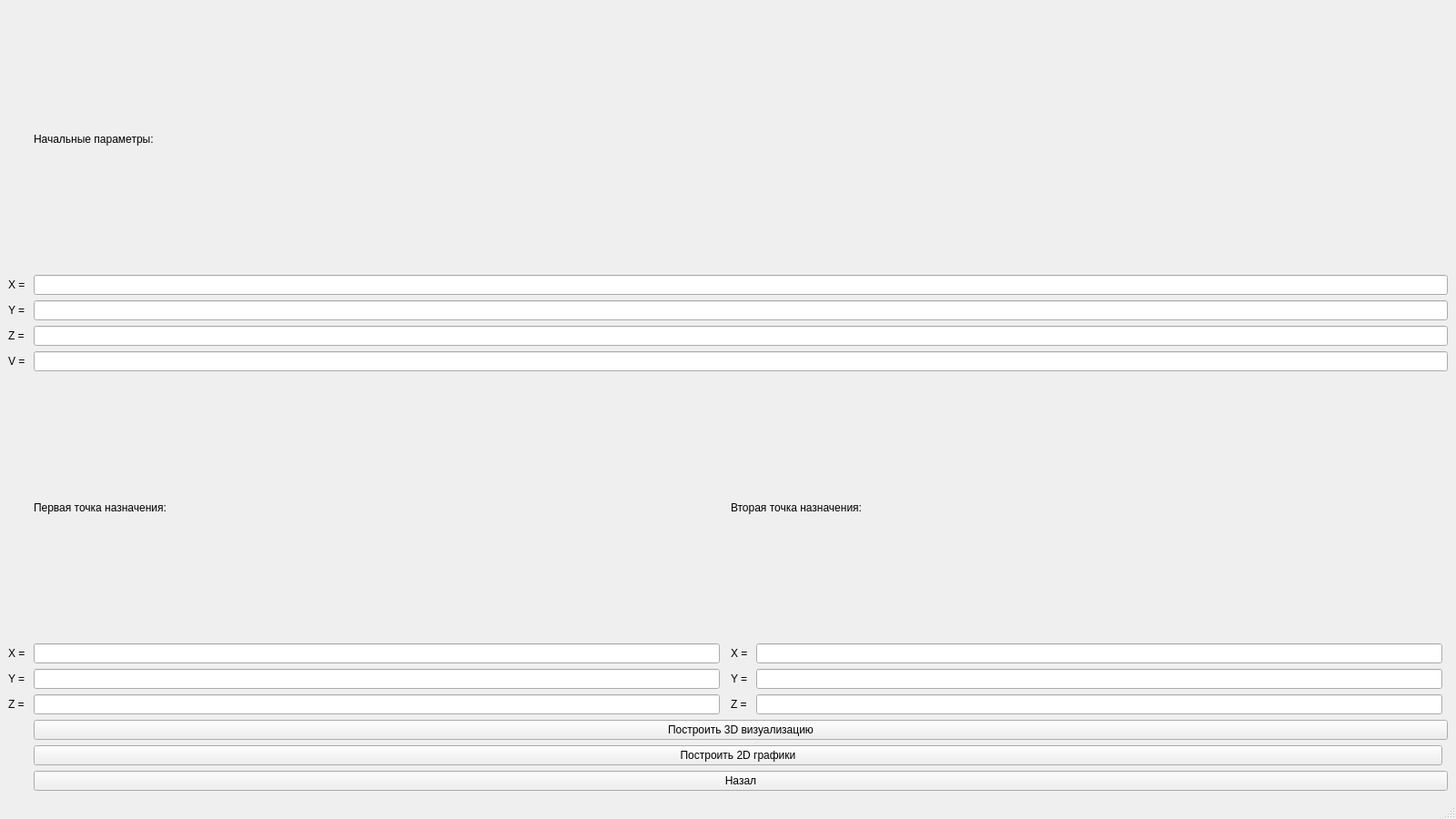
<?xml version="1.0" encoding="UTF-8"?>
<ui version="4.0">
 <class>SecondMod</class>
 <widget class="QMainWindow" name="SecondMod">
  <property name="geometry">
   <rect>
    <x>0</x>
    <y>0</y>
    <width>1600</width>
    <height>900</height>
   </rect>
  </property>
  <property name="windowTitle">
   <string>MainWindow</string>
  </property>
  <widget class="QWidget" name="centralwidget">
   <layout class="QGridLayout" name="gridLayout">
    <item row="4" column="0">
     <widget class="QLabel" name="label_4">
      <property name="text">
       <string>V = </string>
      </property>
     </widget>
    </item>
    <item row="3" column="0">
     <widget class="QLabel" name="label_3">
      <property name="text">
       <string>Z = </string>
      </property>
     </widget>
    </item>
    <item row="8" column="0">
     <widget class="QLabel" name="label_15">
      <property name="text">
       <string>Z = </string>
      </property>
     </widget>
    </item>
    <item row="1" column="0">
     <widget class="QLabel" name="label_1">
      <property name="text">
       <string>X = </string>
      </property>
     </widget>
    </item>
    <item row="8" column="4">
     <widget class="QLineEdit" name="lineEdit_p2Z"/>
    </item>
    <item row="13" column="1" colspan="5">
     <widget class="QPushButton" name="pushButton">
      <property name="text">
       <string>Назал</string>
      </property>
     </widget>
    </item>
    <item row="7" column="1">
     <widget class="QLineEdit" name="lineEdit_p1Y"/>
    </item>
    <item row="8" column="3">
     <widget class="QLabel" name="label_18">
      <property name="text">
       <string>Z = </string>
      </property>
     </widget>
    </item>
    <item row="7" column="0">
     <widget class="QLabel" name="label_14">
      <property name="text">
       <string>Y = </string>
      </property>
     </widget>
    </item>
    <item row="1" column="1" colspan="5">
     <widget class="QLineEdit" name="lineEdit_startX"/>
    </item>
    <item row="2" column="0">
     <widget class="QLabel" name="label_2">
      <property name="text">
       <string>Y = </string>
      </property>
     </widget>
    </item>
    <item row="5" column="3" colspan="3">
     <widget class="QLabel" name="label_12">
      <property name="text">
       <string>Вторая точка назначения:</string>
      </property>
     </widget>
    </item>
    <item row="6" column="0">
     <widget class="QLabel" name="label_13">
      <property name="text">
       <string>X = </string>
      </property>
     </widget>
    </item>
    <item row="8" column="1">
     <widget class="QLineEdit" name="lineEdit_p1Z"/>
    </item>
    <item row="7" column="4">
     <widget class="QLineEdit" name="lineEdit_p2Y"/>
    </item>
    <item row="3" column="1" colspan="5">
     <widget class="QLineEdit" name="lineEdit_startZ"/>
    </item>
    <item row="7" column="3">
     <widget class="QLabel" name="label_17">
      <property name="text">
       <string>Y = </string>
      </property>
     </widget>
    </item>
    <item row="5" column="1">
     <widget class="QLabel" name="label_11">
      <property name="text">
       <string>Первая точка назначения:</string>
      </property>
     </widget>
    </item>
    <item row="6" column="4">
     <widget class="QLineEdit" name="lineEdit_p2X"/>
    </item>
    <item row="6" column="3">
     <widget class="QLabel" name="label_16">
      <property name="text">
       <string>X = </string>
      </property>
     </widget>
    </item>
    <item row="0" column="1" colspan="4">
     <widget class="QLabel" name="label_5">
      <property name="text">
       <string>Начальные параметры:</string>
      </property>
     </widget>
    </item>
    <item row="2" column="1" colspan="5">
     <widget class="QLineEdit" name="lineEdit_startY"/>
    </item>
    <item row="11" column="1" colspan="5">
     <widget class="QPushButton" name="pushButton_2">
      <property name="text">
       <string>Построить 3D визуализацию</string>
      </property>
     </widget>
    </item>
    <item row="4" column="1" colspan="5">
     <widget class="QLineEdit" name="lineEdit_V"/>
    </item>
    <item row="6" column="1">
     <widget class="QLineEdit" name="lineEdit_p1X"/>
    </item>
    <item row="12" column="1" colspan="4">
     <widget class="QPushButton" name="on_btn2D_clicked">
      <property name="text">
       <string>Построить 2D графики</string>
      </property>
     </widget>
    </item>
   </layout>
  </widget>
  <widget class="QMenuBar" name="menubar">
   <property name="geometry">
    <rect>
     <x>0</x>
     <y>0</y>
     <width>1600</width>
     <height>18</height>
    </rect>
   </property>
  </widget>
  <widget class="QStatusBar" name="statusbar"/>
 </widget>
 <resources/>
 <connections/>
</ui>
